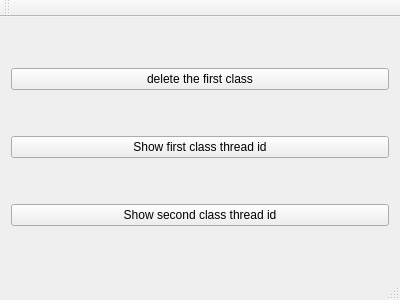
<?xml version="1.0" encoding="UTF-8"?>
<ui version="4.0">
 <class>MainWindow</class>
 <widget class="QMainWindow" name="MainWindow">
  <property name="geometry">
   <rect>
    <x>0</x>
    <y>0</y>
    <width>400</width>
    <height>300</height>
   </rect>
  </property>
  <property name="windowTitle">
   <string>MainWindow</string>
  </property>
  <widget class="QWidget" name="centralWidget">
   <layout class="QVBoxLayout" name="verticalLayout">
    <item>
     <widget class="QPushButton" name="pushButton_3">
      <property name="text">
       <string>delete the first class</string>
      </property>
     </widget>
    </item>
    <item>
     <widget class="QPushButton" name="pushButton">
      <property name="text">
       <string>Show first class thread id</string>
      </property>
     </widget>
    </item>
    <item>
     <widget class="QPushButton" name="pushButton_2">
      <property name="text">
       <string>Show second class thread id</string>
      </property>
     </widget>
    </item>
   </layout>
  </widget>
  <widget class="QMenuBar" name="menuBar">
   <property name="geometry">
    <rect>
     <x>0</x>
     <y>0</y>
     <width>400</width>
     <height>21</height>
    </rect>
   </property>
  </widget>
  <widget class="QToolBar" name="mainToolBar">
   <attribute name="toolBarArea">
    <enum>TopToolBarArea</enum>
   </attribute>
   <attribute name="toolBarBreak">
    <bool>false</bool>
   </attribute>
  </widget>
  <widget class="QStatusBar" name="statusBar"/>
 </widget>
 <layoutdefault spacing="6" margin="11"/>
 <resources/>
 <connections/>
</ui>
